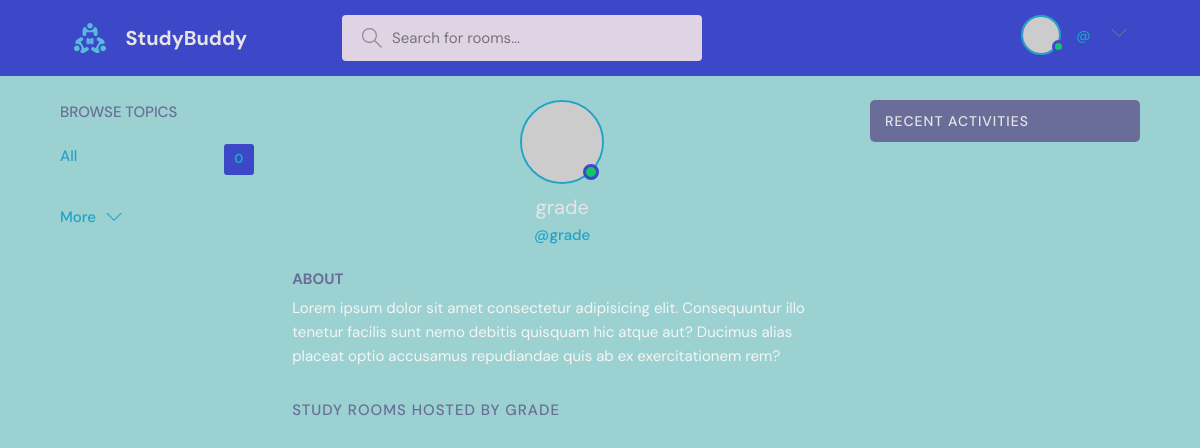
The page /user-profile/1 on the database as committed earlier.
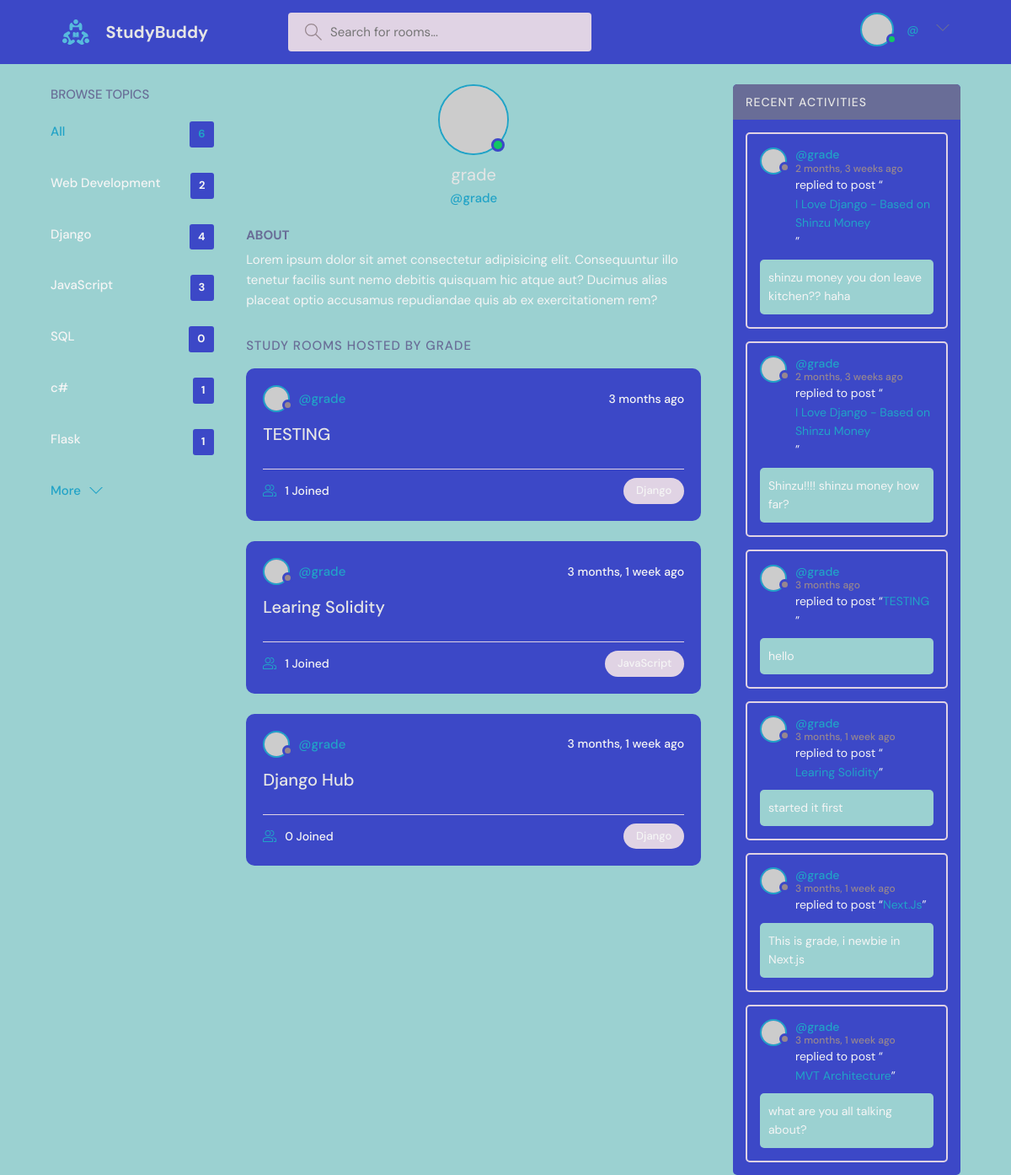
The same page on the database as committed later.
### base/models.py (models this page shows, shortened)
class Topic(models.Model):
    name = models.CharField(max_length=200)

class Room(models.Model):
    host = models.ForeignKey(User, on_delete=models.SET_NULL, null=True)
    topic = models.ForeignKey(Topic, on_delete=models.SET_NULL, null=True)
    name = models.CharField(max_length=200)
    description = models.TextField(null=True, blank=True)
    participants = models.ManyToManyField(
        User, related_name='participants', blank=True)
    updated = models.DateTimeField(auto_now=True)
    created = models.DateTimeField(auto_now_add=True)
    def __str__(self):
        return self.name
    class Meta:
        ordering = ['-updated', '-created']

class Message(models.Model):
    user = models.ForeignKey(User, on_delete=models.CASCADE)
    room = models.ForeignKey(Room, on_delete=models.CASCADE)
    body = models.TextField()
    updated = models.DateTimeField(auto_now=True)
    created = models.DateTimeField(auto_now_add=True)
    class Meta:
        ordering = ['-updated', '-created']

### base/views.py (the view)
# urls.py: path('user-profile/<int:pk>', views.userPage, name='user-profile'),
def userPage(request, pk):
    user = User.objects.get(id=pk)
    room_messages = user.message_set.all()
    rooms = user.room_set.all()
    topics = Topic.objects.all()
    context = {'user': user, 'room_messages': room_messages,
               'rooms': rooms, 'topics': topics}
    return render(request, 'base/user_profile.html', context)

### base/templates/base/user_profile.html (shortened to what this page needs)
{% extends 'main.html' %}
{% block content %}
  <main class="profile-page layout layout--3">
    <div class="container">
      {% include 'base/topics_components.html' %}
      <div class="roomList">
        <div class="profile">
          <div class="profile__avatar">
            <div class="avatar avatar--large active">
              <img src="https://randomuser.me/api/portraits/men/11.jpg" />
            </div>
          </div>
          <div class="profile__info">
            <h3>{{user.username}}</h3>
            <p>@{{user.username}}</p>
          </div>
          <div class="profile__about">
            <h3>About</h3>
            <p>
              Lorem ipsum dolor sit amet consectetur adipisicing elit. Consequuntur illo tenetur
              facilis sunt nemo debitis quisquam hic atque aut? Ducimus alias placeat optio
              accusamus repudiandae quis ab ex exercitationem rem?
            </p>
          </div>
        </div>
        <div class="roomList__header">
          <div>
            <h2>Study Rooms Hosted by {{user.username}}</a>
            </h2>
          </div>
        </div>
        {% include 'base/feed_components.html' %}
      </div>
      {% include 'base/activity_components.html' %}
    </div>
  </main>
{% endblock %}

### templates/main.html (shortened to what this page needs)
<!DOCTYPE html>
{% load static %}
<html lang="en">
  <head>
    <link rel="stylesheet" href="/static/styles/style.css" />
  </head>
  <body>
    {% include 'navbar.html' %}  {% block content %} {% endblock content %}
  </body>
</html>

### templates/navbar.html (shortened to what this page needs)
{% load static %}
<header class="header header--loggedIn">
  <div class="container">
    <a href="{% url 'home' %}" class="header__logo">
      <img src="{% static 'images/logo.svg' %}" />
      <h1>StudyBuddy</h1>
    </a>
    <form class="header__search" method="GET" action="{% url 'home' %}">
      <label>
        <input name="q" placeholder="Search for rooms..." />
      </label>
    </form>
    <nav class="header__menu">
      {% if user.is_authenticated %}
      <div class="header__user">
        <a href="{% url 'update-user' %}">
          <div class="avatar avatar--medium active">
            <img src="https://randomuser.me/api/portraits/men/37.jpg" />
          </div>
          <p>
            {{request.user.username}}<span>@{{request.user.username}}</span>
          </p>
        </a>
        <button class="dropdown-button">
          <svg
            version="1.1"
            xmlns="http://www.w3.org/2000/svg"
            width="32"
            height="32"
            viewBox="0 0 32 32"
          >
            <title>chevron-down</title>
            <path d="M16 21l-13-13h-3l16 16 16-16h-3l-13 13z"></path>
          </svg>
        </button>
      </div>
      {% else %}
      <a href="{% url 'login' %}">
        <img src="{% static 'images/avatar.svg' %}" />
        <p>Login</p>
      </a>
      {% endif %}
    </nav>
  </div>
</header>

### base/templates/base/topics_components.html
<div class="topics">
  <div class="topics__header">
    <h2>Browse Topics</h2>
  </div>
  <ul class="topics__list">
    <li>
      <a href="{% url 'home' %}" class="active"
        >All <span>{{topics.count}}</span></a
      >
    </li>
    {% for topic in topics %}
    <li>
      <a href="{% url 'home' %}?q={{topic.name}}"
        >{{topic.name}} <span>{{topic.room_set.all.count}}</span></a
      >
    </li>
    {% endfor %}
  </ul>
  <a class="btn btn--link" href="{% url 'topics' %}">
    More
    <svg
      version="1.1"
      xmlns="http://www.w3.org/2000/svg"
      width="32"
      height="32"
      viewBox="0 0 32 32"
    >
      <title>chevron-down</title>
      <path d="M16 21l-13-13h-3l16 16 16-16h-3l-13 13z"></path>
    </svg>
  </a>
</div>

### base/templates/base/feed_components.html (shortened to what this page needs)
{% for room in rooms %}
<div class="roomListRoom">
  <div class="roomListRoom__header">
    <a
      href="{% url 'user-profile' room.host.id %}"
      class="roomListRoom__author"
    >
      <div class="avatar avatar--small">
        <img src="https://randomuser.me/api/portraits/women/11.jpg" />
      </div>
      <span>@{{room.host.username}}</span>
    </a>
    <div class="roomListRoom__actions">
      <span>{{room.created|timesince}} ago</span>
    </div>
  </div>
  <div class="roomListRoom__content">
    <a href="{% url 'room' room.id %}">{{room.name}}</a>
  </div>
  <div class="roomListRoom__meta">
    <a href="{% url 'room' room.id %}" class="roomListRoom__joined">
      {{room.participants.all.count}} Joined
    </a>
    <p class="roomListRoom__topic">{{room.topic.name}}</p>
  </div>
</div>
{% endfor %}

### base/templates/base/activity_components.html (shortened to what this page needs)
<div class="activities">
  <div class="activities__header">
    <h2>Recent Activities</h2>
  </div>
  {% for message in room_messages %}
  <div class="activities__box">
    <div class="activities__boxHeader roomListRoom__header">
      <a
        href="{% url 'user-profile' message.user.id %}"
        class="roomListRoom__author"
      >
        <div class="avatar avatar--small">
          <img src="https://randomuser.me/api/portraits/women/11.jpg" />
        </div>
        <p>
          @{{message.user.username}}
          <span>{{message.created|timesince}} ago</span>
        </p>
      </a>
    </div>
    <div class="activities__boxContent">
      <p>
        replied to post “<a href="{% url 'room' message.room.id %}"
          >{{message.room}}</a
        >”
      </p>
      <div class="activities__boxRoomContent">{{message.body}}</div>
    </div>
  </div>
  {% endfor %}
</div>

Rows that differ between the two databases and show on the page:
added Topic: name "Web Development", room_set.all.count "2"
added Topic: name "Django", room_set.all.count "4"
added Topic: name "JavaScript", room_set.all.count "3"
added Topic: name "SQL", room_set.all.count "0"
added Topic: name "c#", room_set.all.count "1"
added Topic: name "Flask", room_set.all.count "1"
added Room: host.username "grade", created "3 months", name "TESTING", participants.all.count "1", topic.name "Django"
added Room: host.username "grade", created "3 months, 1 week", name "Learing Solidity", participants.all.count "1", topic.name "JavaScript"
now on this page (row edited): Room: host.username "grade", created "3 months, 1 week", name "Django Hub", participants.all.count "0", topic.name "Django"
added Message: user.username "grade", created "2 months, 3 weeks", room "I Love Django - Based on Shinzu Money", body "shinzu money you don leave kitchen?? haha"
added Message: user.username "grade", created "2 months, 3 weeks", room "I Love Django - Based on Shinzu Money", body "Shinzu!!!! shinzu money how far?"
added Message: user.username "grade", created "3 months", room "TESTING", body "hello"
added Message: user.username "grade", created "3 months, 1 week", room "Learing Solidity", body "started it first"
added Message: user.username "grade", created "3 months, 1 week", room "Next.Js", body "This is grade, i newbie in Next.js"
added Message: user.username "grade", created "3 months, 1 week", room "MVT Architecture", body "what are you all talking about?"
Other text that changed with them:
{{ topics.count }}: "0" → "6"
